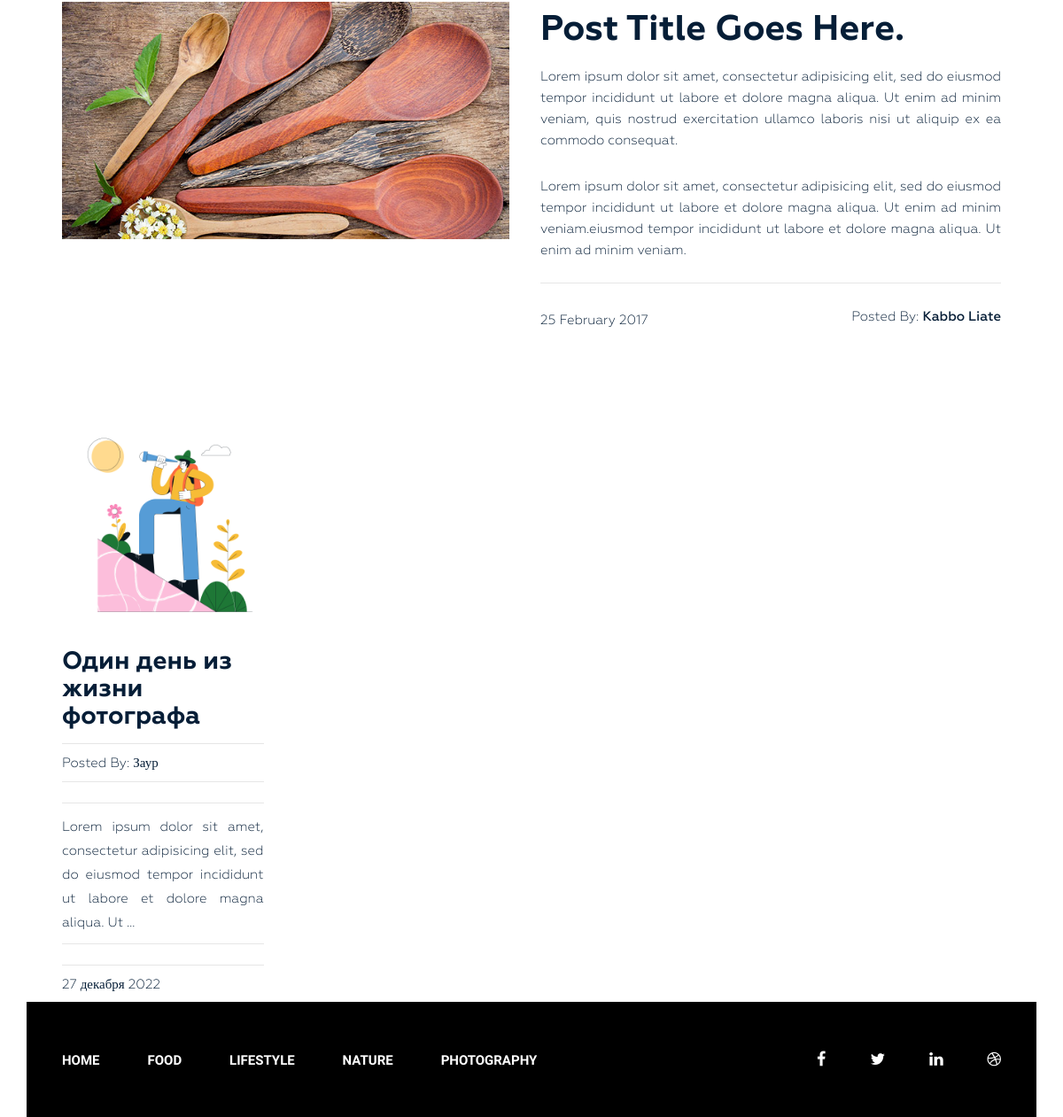
The app's page / (lower part), older data.
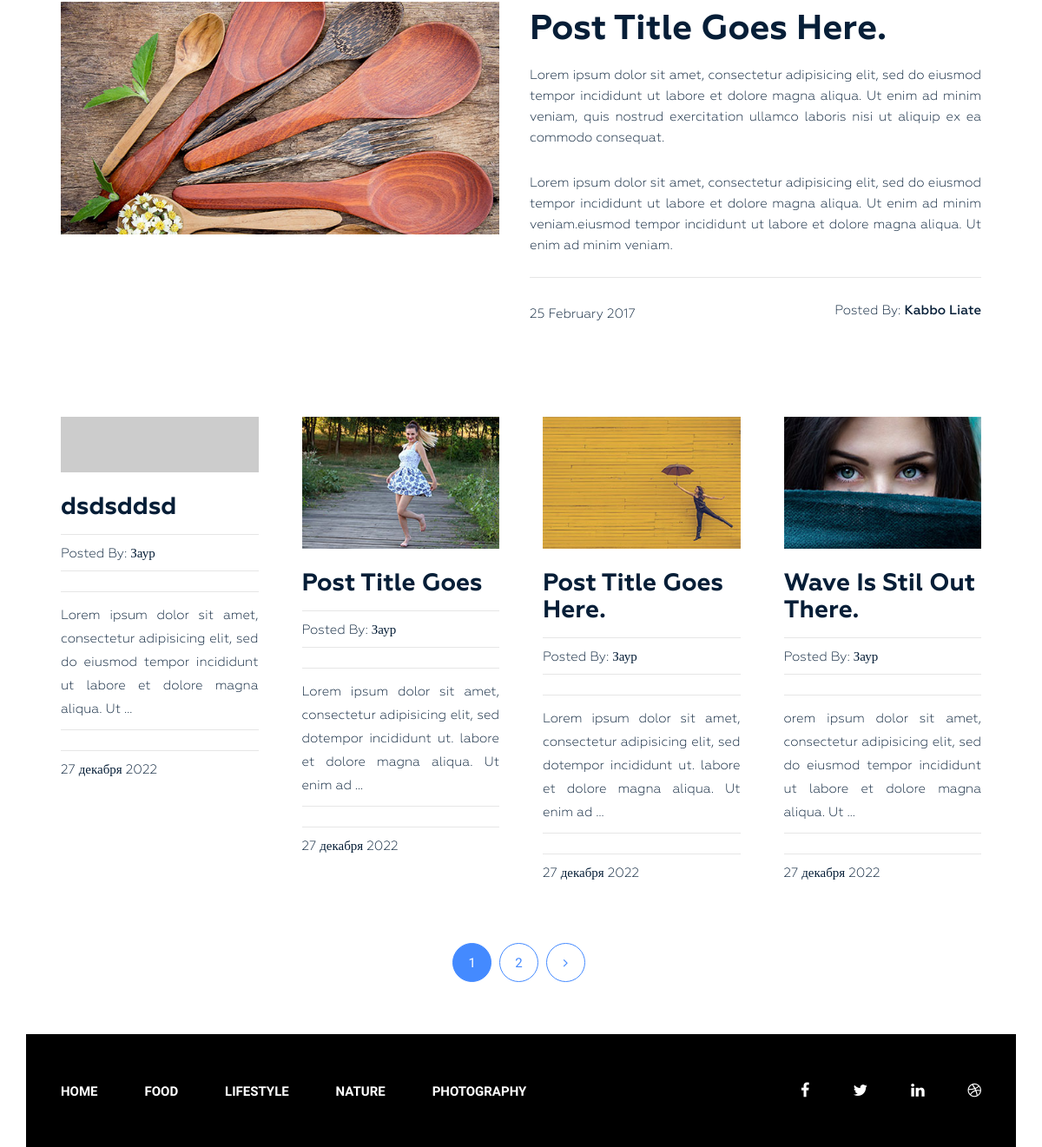
The same page, newer data.
### blog/models.py (models this page shows, shortened)
class Post(models.Model):
    title = models.CharField(max_length=255, verbose_name="Заголовок")
    slug = models.SlugField(max_length=255, verbose_name='Url', unique=True)
    author = models.CharField(max_length=100, verbose_name="Автор")
    content = models.TextField(blank=True, verbose_name="Контент")
    created_at = models.DateTimeField(
        auto_now_add=True, verbose_name="Дата создания")
    photo = models.ImageField(
        upload_to='photo/%Y/%m/%d/', blank=True, verbose_name="Фото")
    views = models.IntegerField(default=0, verbose_name="Просмотры")
    category = models.ForeignKey(
        Category, on_delete=models.PROTECT, related_name='posts', verbose_name="Категория")
    tags = models.ManyToManyField(
        Tag, blank=True, related_name='posts', verbose_name="Теги")
    def get_absolute_url(self):
        return reverse("post", kwargs={"slug": self.slug})
    class Meta:
        ordering = ['-created_at']
        verbose_name = 'Пост'
        verbose_name_plural = 'Посты'

class Category(models.Model):
    title = models.CharField(max_length=255, verbose_name="Заголовок")
    slug = models.SlugField(max_length=255, unique=True, verbose_name="URL")
    def get_absolute_url(self):
        return reverse("category", kwargs={"slug": self.slug})
    class Meta:
        verbose_name = 'Категория'
        verbose_name_plural = 'Категории'
        ordering = ['title']

### blog/views.py (the view)
# urls.py: path('', Home.as_view(), name='home'),
class Home(ListView):
    model = Post
    template_name = 'blog/index.html'
    context_object_name = 'posts'
    paginate_by = 4
    def get_context_data(self, *, object_list=None, **kwargs):
        context = super().get_context_data(**kwargs)
        context['title'] = 'Classic Blog Design'
        return context

### blog/templatetags/menu.py (called while the page is built)
@register.inclusion_tag('blog/menu_tpl.html')
def show_menu(menu_class='menu'):
    categories = Category.objects.all()
    return {'categories': categories, 'menu_class': menu_class}

### blog/templates/blog/index.html (shortened to what this page needs)
{% extends 'base.html' %} {%load static%}
{%block content%}
<section class="blog-post-area">
	<div class="container">
		<div class="row">
			<div class="blog-post-area-style">
				<div class="col-md-12">
					<div class="single-post-big">
						<div class="big-image">
							<img
								src="{% static 'img/post-image1.jpg'%}"
								alt=""
							/>
						</div>
						<div class="big-text">
							<h3><a href="#">Post Title Goes Here.</a></h3>
							<p>
								Lorem ipsum dolor sit amet, consectetur adipisicing elit, sed do
								eiusmod tempor incididunt ut labore et dolore magna aliqua. Ut
								enim ad minim veniam, quis nostrud exercitation ullamco laboris
								nisi ut aliquip ex ea commodo consequat.
							</p>
							<p>
								Lorem ipsum dolor sit amet, consectetur adipisicing elit, sed do
								eiusmod tempor incididunt ut labore et dolore magna aliqua. Ut
								enim ad minim veniam.eiusmod tempor incididunt ut labore et
								dolore magna aliqua. Ut enim ad minim veniam.
							</p>
							<h4>
								<span class="date">25 February 2017</span
								><span class="author"
									>Posted By: <span class="author-name">Kabbo Liate</span></span
								>
							</h4>
						</div>
					</div>
				</div>
				{% for post in posts %}
				<div class="col-md-3">
					<div class="single-post">
						{% if post.photo %}
						<img
							src="{{post.photo.url}}"
							alt="{{post.title}}"
						/>
						{% else %}
						<img
							src="https://picsum.photos/id/1060/300/201/?blur=2"
							alt="{{post.title}}"
						/>
						{% endif %}
						<h3><a href="{{post.get_absolute_url}}">{{post.title}}</a></h3>
						<h4>
							<span
								>Posted By:
								<span class="author-name">{{post.author}}</span></span
							>
						</h4>
						<p>{{post.content|truncatewords_html:20|safe}}</p>
						<h4><span>{{post.created_at|date:'j E Y' }}</span></h4>
					</div>
				</div>
				{% endfor %}
			</div>
		</div>
	</div>
	{% if page_obj.has_other_pages %}
	<div class="pegination">
		<div class="nav-links">
			 {% for p in page_obj.paginator.page_range %}
			{% if page_obj.number == p %}
			<span class="page-numbers current">{{p}}</span>
			{% elif p > page_obj.number|add:-3 and p < page_obj.number|add:3 %}
			<a
				class="page-numbers"
				href="?page={{p}}"
				>{{p}}</a
			>
			{% endif %} {% endfor %} {% if page_obj.has_next %}
			<a
				class="page-numbers"
				href="?page={{page_obj.next_page_number}}"
				><i
					class="fa fa-angle-right"
					aria-hidden="true"
				></i
			></a>
			{% endif %}
		</div>
	</div>
	{% endif %}
</section>
{%endblock%}

### blog/templates/blog/menu_tpl.html
<div class="{{menu_class}}">
	<ul>
		<li><a href="{%url 'home' %}">Home</a></li>
		{% for item in categories %}
		<li><a href="{{ item.get_absolute_url }}">{{item.title}}</a></li>
		{% endfor %}
	</ul>
</div>

Row changes from the older to the newer data that the page shows:
no longer on this page (row unchanged): Post: photo (picture), title "Один день из жизни фотографа", author "Заур", content "Lorem ipsum dolor sit amet, consectetur adipisicing elit, sed do eiusmod tempor incididunt ut labore et dolore magna aliqua. Ut …", created_at "27 декабря 2022"
added Post: title "dsdsddsd", author "Заур", content "Lorem ipsum dolor sit amet, consectetur adipisicing elit, sed do eiusmod tempor incididunt ut labore et dolore magna aliqua. Ut …", created_at "27 декабря 2022"
added Post: photo (picture), title "Post Title Goes", author "Заур", content "Lorem ipsum dolor sit amet, consectetur adipisicing elit, sed dotempor incididunt ut. labore et dolore magna aliqua. Ut enim ad …", created_at "27 декабря 2022"
added Post: photo (picture), title "Post Title Goes Here.", author "Заур", content "Lorem ipsum dolor sit amet, consectetur adipisicing elit, sed dotempor incididunt ut. labore et dolore magna aliqua. Ut enim ad …", created_at "27 декабря 2022"
added Post: photo (picture), title "Wave Is Stil Out There.", author "Заур", content "orem ipsum dolor sit amet, consectetur adipisicing elit, sed do eiusmod tempor incididunt ut labore et dolore magna aliqua. Ut …", created_at "27 декабря 2022"
Text that changed along with them:
new list line: "1"
new list line: "2"
